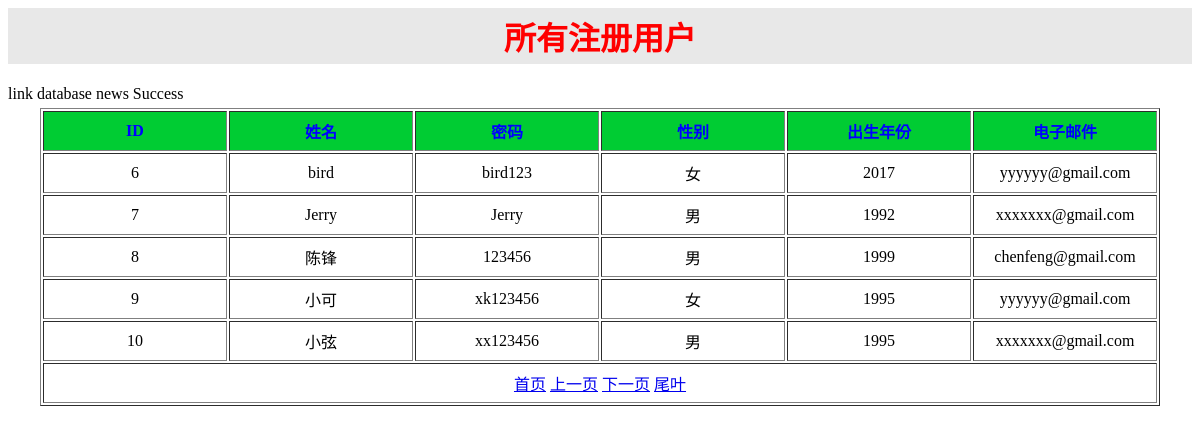
The page /admin/allUsers.php?page=2 on the database its author committed.
### tables this page shows
CREATE TABLE `user` (
  `userid` int(6) NOT NULL AUTO_INCREMENT,
  `username` varchar(24) NOT NULL,
  `userpsd` varchar(20) NOT NULL,
  `usesex` enum('0','1') NOT NULL DEFAULT '0',
  `borndate` int(4) NOT NULL DEFAULT '1999',
  `email` varchar(20) NOT NULL DEFAULT 'xxxxxxx@gmail.com',
  PRIMARY KEY (`userid`)
);

### admin/allUsers.php (the view, shortened to what this page needs)
<h1>所有注册用户</h1>
<?php
$link = @mysql_connect('127.0.0.1','root','root');
if($link){
	echo "link database news Success";
}else{
	echo "link database news Fail";
	exit;
}
@$page = $_GET['page']?$_GET['page']:1;
$table_size = 5;
$offset = ($page-1)*$table_size;
$sql = "select * from user";
$res = mysql_query($sql) ;
$totleSize = mysql_num_rows($res);
$pageMax = ceil($totleSize / $table_size);
$sql = "select * from user  limit {$offset},{$table_size}";
$res = mysql_query($sql) ;
$rows = array();
while( $row = mysql_fetch_assoc($res) ){
	$rows[] = $row;
}
?>
<table border='1'>
	<thead>
		<tr>
			<th>ID</th>
			<th>姓名</th>
			<th>密码</th>
			<th>性别</th>
			<th>出生年份</th>
			<th>电子邮件</th>
		</tr>
	</thead>
	<?php foreach($rows as $value):?>
	<tbody>
		<tr>
			<td><?php echo ("{$value['userid']}");?></td>
			<td><?php echo ("{$value['username']}");?></td>
			<td><?php echo ("{$value['userpsd']}");?></td>
			<td><?php echo (( 0==$value['usesex'] )?'女':'男');?></td>
			<td><?php echo ("{$value['borndate']}");?></td>
			<td><?php echo ("{$value['email']}");?></td>
		</tr>
	</tbody>
	<?php endforeach;?>
	<tr style="text-align:center">
		<td colspan='6'>
			<a href="./allUsers.php?page=1">首页</a>
			<a href="./allUsers.php?page=<?php echo $page <= 1 ? $page : $page-1; ?>">上一页</a>
			<a href="./allUsers.php?page=<?php echo $page >= $pageMax ? $page : $page+1; ?>">下一页</a>
			<a href="./allUsers.php?page=<?php echo $pageMax; ?>">尾叶<a>
		</td>
	</tr>
</table>

### admin/allUsers.php (style rules this page uses)
h1 { text-align:center; color:red; padding:5px; background: #e8e8e8; }
table { margin:5px auto; }
th { width:180px; height:40px; background:#00cc33; color:#0000ff; border-collapse:collapse; }
td { width:180px; height:40px; text-align:center; }

### rows shown on the page
user: userid "6", username "bird", userpsd "bird123", usesex "女", borndate "2017", email "yyyyyy@gmail.com"
user: userid "7", username "Jerry", userpsd "Jerry", usesex "男", borndate "1992", email "xxxxxxx@gmail.com"
user: userid "8", username "陈锋", userpsd "123456", usesex "男", borndate "1999", email "chenfeng@gmail.com"
user: userid "9", username "小可", userpsd "xk123456", usesex "女", borndate "1995", email "yyyyyy@gmail.com"
user: userid "10", username "小弦", userpsd "xx123456", usesex "男", borndate "1995", email "xxxxxxx@gmail.com"
